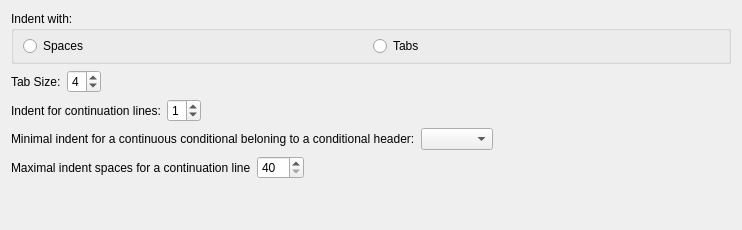
     <widget class="QWidget" name="tab_3">
      <attribute name="title">
       <string>Indentation 1</string>
      </attribute>
      <layout class="QVBoxLayout" name="verticalLayout_4">
       <item>
        <widget class="QGroupBox" name="groupBox">
         <property name="title">
          <string>Indent with:</string>
         </property>
         <layout class="QHBoxLayout" name="horizontalLayout_2">
          <property name="topMargin">
           <number>5</number>
          </property>
          <property name="rightMargin">
           <number>11</number>
          </property>
          <property name="bottomMargin">
           <number>5</number>
          </property>
          <item>
           <widget class="QRadioButton" name="rbIndentSpaces">
            <property name="toolTip">
             <string>Indent using spaces</string>
            </property>
            <property name="text">
             <string>Spaces</string>
            </property>
           </widget>
          </item>
          <item>
           <widget class="QRadioButton" name="rbIndentTabs">
            <property name="toolTip">
             <string>Indent using tabs</string>
            </property>
            <property name="text">
             <string>Tabs</string>
            </property>
           </widget>
          </item>
         </layout>
        </widget>
       </item>
       <item>
        <widget class="QWidget" name="widget_2" native="true">
         <layout class="QGridLayout" name="gridLayout_2">
          <property name="leftMargin">
           <number>0</number>
          </property>
          <property name="topMargin">
           <number>0</number>
          </property>
          <property name="rightMargin">
           <number>0</number>
          </property>
          <property name="bottomMargin">
           <number>0</number>
          </property>
          <item row="0" column="0">
           <widget class="QLabel" name="label_2">
            <property name="text">
             <string>Tab Size:</string>
            </property>
           </widget>
          </item>
          <item row="0" column="2">
           <spacer name="horizontalSpacer_2">
            <property name="orientation">
             <enum>Qt::Horizontal</enum>
            </property>
            <property name="sizeHint" stdset="0">
             <size>
              <width>40</width>
              <height>20</height>
             </size>
            </property>
           </spacer>
          </item>
          <item row="0" column="1">
           <widget class="QSpinBox" name="spinTabSize">
            <property name="minimum">
             <number>1</number>
            </property>
            <property name="maximum">
             <number>8</number>
            </property>
            <property name="value">
             <number>4</number>
            </property>
           </widget>
          </item>
         </layout>
        </widget>
       </item>
       <item>
        <widget class="QWidget" name="widget_3" native="true">
         <layout class="QHBoxLayout" name="horizontalLayout_3">
          <property name="leftMargin">
           <number>0</number>
          </property>
          <property name="topMargin">
           <number>0</number>
          </property>
          <property name="rightMargin">
           <number>0</number>
          </property>
          <property name="bottomMargin">
           <number>0</number>
          </property>
          <item>
           <widget class="QLabel" name="label_3">
            <property name="text">
             <string>Indent for continuation lines:</string>
            </property>
           </widget>
          </item>
          <item>
           <widget class="QSpinBox" name="spinIndentContinuation">
            <property name="maximum">
             <number>4</number>
            </property>
            <property name="value">
             <number>1</number>
            </property>
           </widget>
          </item>
          <item>
           <spacer name="horizontalSpacer_3">
            <property name="orientation">
             <enum>Qt::Horizontal</enum>
            </property>
            <property name="sizeHint" stdset="0">
             <size>
              <width>40</width>
              <height>20</height>
             </size>
            </property>
           </spacer>
          </item>
         </layout>
        </widget>
       </item>
       <item>
        <widget class="QWidget" name="widget_4" native="true">
         <layout class="QHBoxLayout" name="horizontalLayout_4">
          <property name="leftMargin">
           <number>0</number>
          </property>
          <property name="topMargin">
           <number>0</number>
          </property>
          <property name="rightMargin">
           <number>0</number>
          </property>
          <property name="bottomMargin">
           <number>0</number>
          </property>
          <item>
           <widget class="QLabel" name="label_4">
            <property name="text">
             <string>Minimal indent for a continuous conditional beloning to a conditional header:</string>
            </property>
           </widget>
          </item>
          <item>
           <widget class="QComboBox" name="cbMinConditionalIndent"/>
          </item>
          <item>
           <spacer name="horizontalSpacer_4">
            <property name="orientation">
             <enum>Qt::Horizontal</enum>
            </property>
            <property name="sizeHint" stdset="0">
             <size>
              <width>187</width>
              <height>20</height>
             </size>
            </property>
           </spacer>
          </item>
         </layout>
        </widget>
       </item>
       <item>
        <widget class="QWidget" name="widget_5" native="true">
         <layout class="QHBoxLayout" name="horizontalLayout_5">
          <property name="leftMargin">
           <number>0</number>
          </property>
          <property name="topMargin">
           <number>0</number>
          </property>
          <property name="rightMargin">
           <number>0</number>
          </property>
          <property name="bottomMargin">
           <number>0</number>
          </property>
          <item>
           <widget class="QLabel" name="label_5">
            <property name="text">
             <string>Maximal indent spaces for a continuation line</string>
            </property>
           </widget>
          </item>
          <item>
           <widget class="QSpinBox" name="spinMaxContinuationIndent">
            <property name="minimum">
             <number>40</number>
            </property>
            <property name="maximum">
             <number>120</number>
            </property>
           </widget>
          </item>
          <item>
           <spacer name="horizontalSpacer_5">
            <property name="orientation">
             <enum>Qt::Horizontal</enum>
            </property>
            <property name="sizeHint" stdset="0">
             <size>
              <width>427</width>
              <height>20</height>
             </size>
            </property>
           </spacer>
          </item>
         </layout>
        </widget>
       </item>
       <item>
        <spacer name="verticalSpacer_5">
         <property name="orientation">
          <enum>Qt::Vertical</enum>
         </property>
         <property name="sizeHint" stdset="0">
          <size>
           <width>20</width>
           <height>40</height>
          </size>
         </property>
        </spacer>
       </item>
      </layout>
     </widget>
